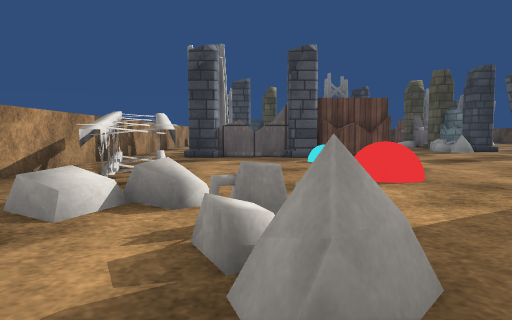
View 1 (above)

20 first-person views from a walk through a scene from a Unity 3-D project. The camera is 0.59 m above the floor, tilts 4° down and sees 70° across. The floor is counted in squares, 1 m on a side. Each view is taken from the middle of a square. On the plan, view 1 faces up. The plan holds only what a view shows up to about 10 squares ahead; the rest is blank. Surface patterns are stand-ins for the level's own textures.

View 2
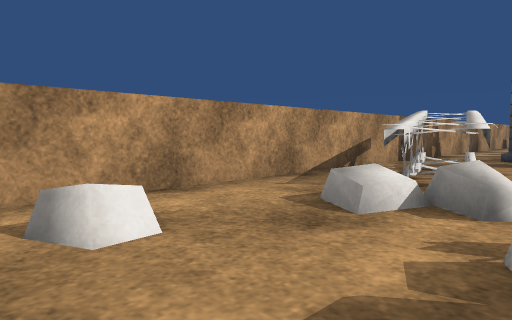

View 3
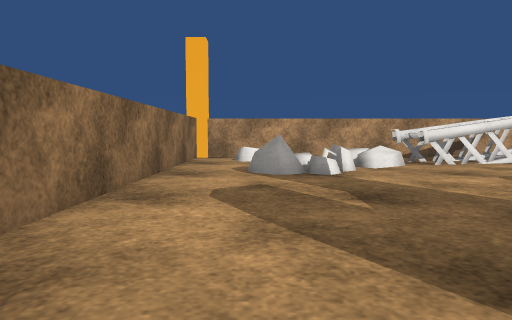

View 4
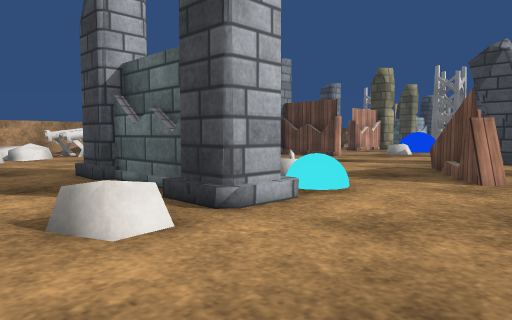

View 5
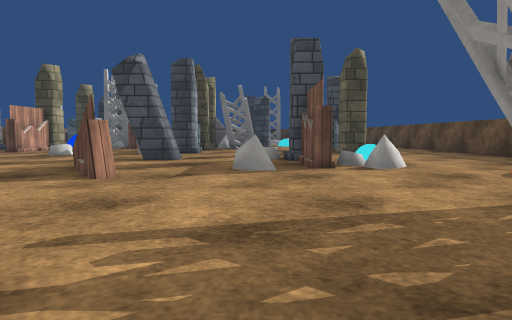

View 6
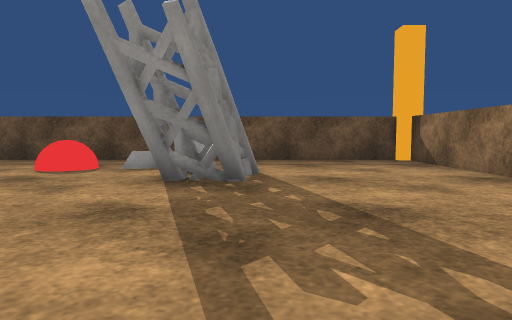

View 7
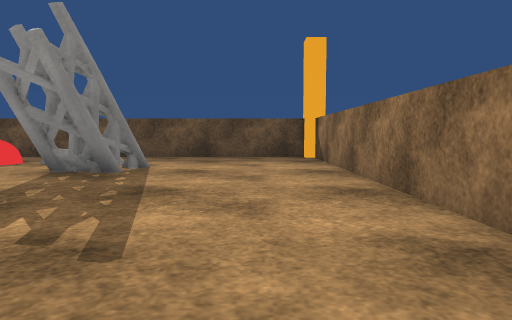

View 8
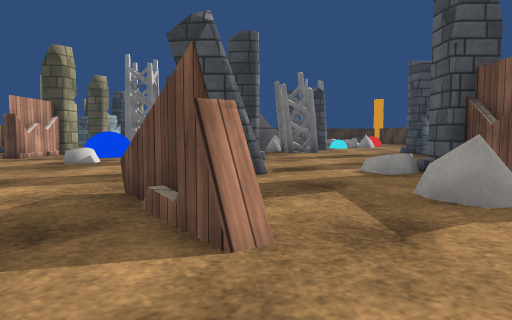

View 9
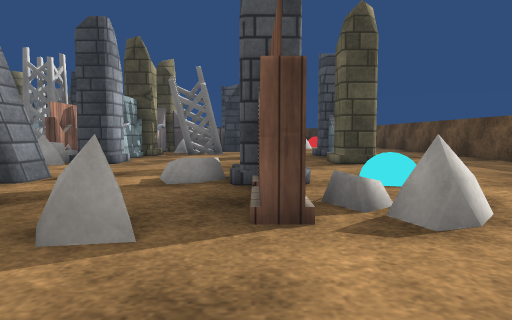

View 10
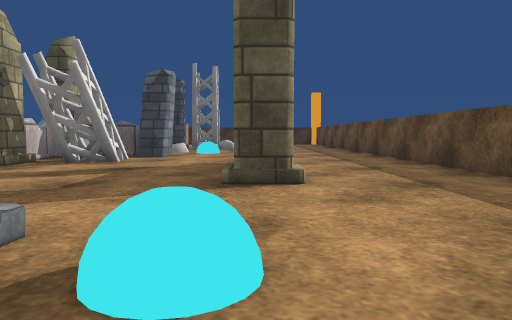

View 11
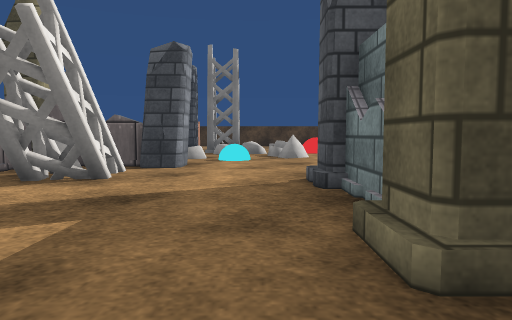

View 12
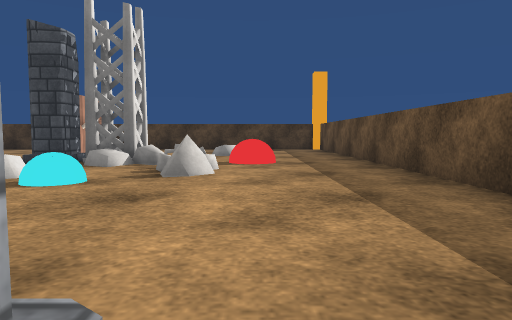

View 13
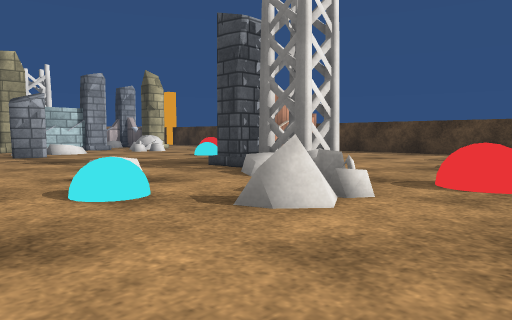

View 14
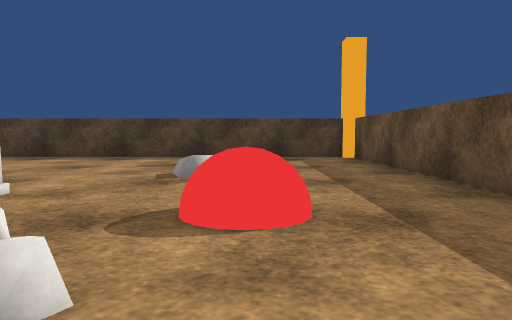

View 15
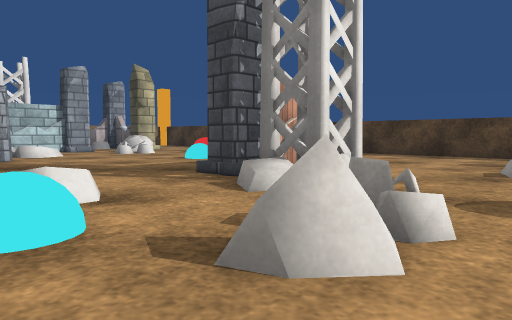

View 16
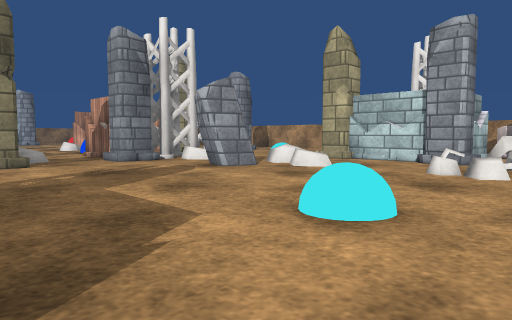

View 17
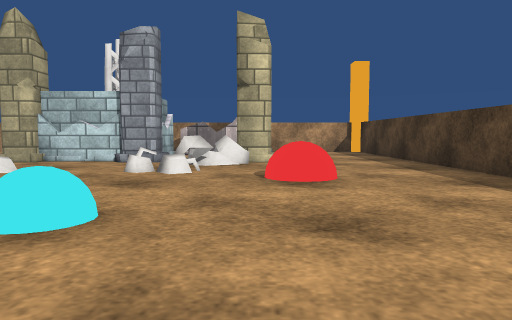

View 18
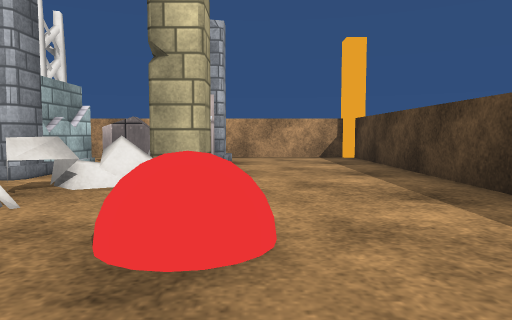

View 19
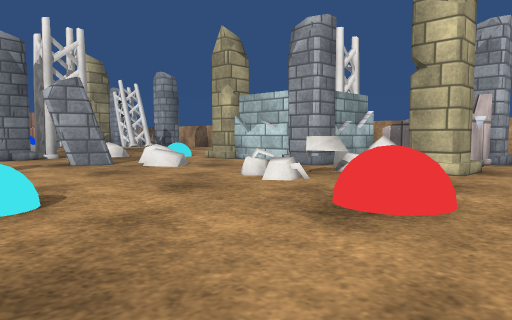

View 20
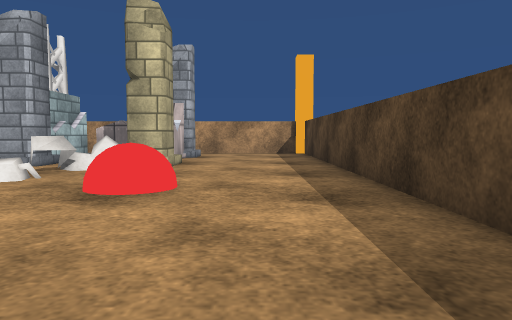

### Floor plan
Key: @ floor where view 1 was taken; # wall or solid block; x gap in a wall; . main floor; : floor 0.05 m higher than the main floor; = window, fence, low wall or low ledge; ^ raised ledge; P pillar.
Columns run from 4 left of view 1 to 17 right of it. Each row starts with its distance up from view 1.
 30 ######################
 29 #................  ..#
 28 #................  ..#
 27 #.......^........  ..#
 26 #.P#^P=.=........= ..#
 25 # ^^#===..=...#..= ..#
 24 # ###P.=..==..##.. ..#
 23 #  ##P........P#..^..#
 22      #.^.......==....#
 21      P.^P.......x=...#
 20      x..PP....====...#
 19       ===......#=....#
 18        ##P..P^P......#
 17        .##.=^=.......#
 16          #. ##:......#
 15             P#...P...#
 14       #.^   #....#...#
 13       #.=.=#P....P...#
 12       ..^..#.........#
 11 #.     ..............#
 10 #..P^P##...PP.^P.=...#
  9 #..............#.=...#
  8 #....==....=...#=....#
  7 #x#... ....##.=......#
  6 #.#... .. ..#.....^=.#
  5 #.x^..^.. =........^.#
  4 #.##....  ##.....#=..#
  3 #.==....P##P.........#
  2 #...=......=.........#
  1 #.=.=................#
  0 #...@.....  .........#
 -1 #########    #########

Where each view was taken, in squares from view 1:
view 1: 0 up, 0 right, facing up
view 2: 0 up, 0 right, facing up-left
view 3: 1 up, 6 right, facing left
view 4: 1 up, 9 right, facing up-left
view 5: 1 up, 10 right, facing up
view 6: 3 up, 8 right, facing right
view 7: 1 up, 7 right, facing right
view 8: 4 up, 8 right, facing up
view 9: 5 up, 11 right, facing up
view 10: 8 up, 13 right, facing up
view 11: 11 up, 12 right, facing up
view 12: 15 up, 14 right, facing up
view 13: 18 up, 15 right, facing up-left
view 14: 20 up, 14 right, facing up
view 15: 19 up, 14 right, facing up-left
view 16: 26 up, 9 right, facing down-left
view 17: 26 up, 9 right, facing left
view 18: 27 up, 6 right, facing left
view 19: 28 up, 7 right, facing down-left
view 20: 28 up, 8 right, facing left
